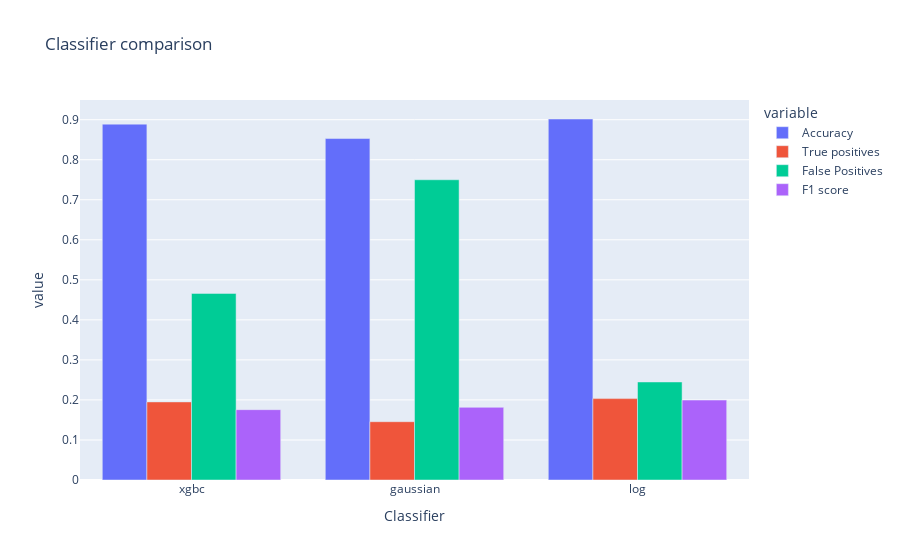

Write notebook code for a chart like this one.
### Code cell
fig = px.bar(classifer_score_df, y=['Accuracy', 'True positives', 'False Positives', 'F1 score'], x='Classifier', barmode='group', title='Classifier comparison')
fig.show()

display(HTML('''<ol>
            <li><strong>Accuracy</strong>: correctly predicted shots / total shots</li>
            <li><strong>True positives</strong>: correctly classified goals / actual goals</li>
            <li><strong>False positives</strong>: incorrectly classified goals / actual goals</li>
            <li><strong>F1 score</strong>: F1 score of the classifier</li>
        </ol><br>
        Accuracy is not a reliable metric in this case due to uneven label numbers.<br>
        We instead rely on F1 scores while keeping an eye on True positives and False positives.<br>
        F1 scores for all three models are similar, we focus on True positives as a secondary metric since 
        our aim is to correctly predict goals.
        <br><br>
        <strong>From the data we can conclude that a GradientBoostingClassifier is the best option for 
        this classification.</strong>'''))

### Figure 1 — Plotly figure (JSON) as saved in the notebook; plotly's stock layout.template omitted (floating-point values rounded to 4 significant figures)
{"data": [{"alignmentgroup": "True", "hovertemplate": "variable=Accuracy<br>Classifier=%{x}<br>value=%{y}<extra></extra>", "legendgroup": "Accuracy", "marker": {"color": "#636efa"}, "name": "Accuracy", "offsetgroup": "Accuracy", "orientation": "v", "showlegend": true, "textposition": "auto", "type": "bar", "x": ["xgbc", "gaussian", "log"], "xaxis": "x", "y": [0.8889, 0.8529, 0.9018], "yaxis": "y"}, {"alignmentgroup": "True", "hovertemplate": "variable=True positives<br>Classifier=%{x}<br>value=%{y}<extra></extra>", "legendgroup": "True positives", "marker": {"color": "#EF553B"}, "name": "True positives", "offsetgroup": "True positives", "orientation": "v", "showlegend": true, "textposition": "auto", "type": "bar", "x": ["xgbc", "gaussian", "log"], "xaxis": "x", "y": [0.1951, 0.1456, 0.2033], "yaxis": "y"}, {"alignmentgroup": "True", "hovertemplate": "variable=False Positives<br>Classifier=%{x}<br>value=%{y}<extra></extra>", "legendgroup": "False Positives", "marker": {"color": "#00cc96"}, "name": "False Positives", "offsetgroup": "False Positives", "orientation": "v", "showlegend": true, "textposition": "auto", "type": "bar", "x": ["xgbc", "gaussian", "log"], "xaxis": "x", "y": [0.4662, 0.75, 0.2449], "yaxis": "y"}, {"alignmentgroup": "True", "hovertemplate": "variable=F1 score<br>Classifier=%{x}<br>value=%{y}<extra></extra>", "legendgroup": "F1 score", "marker": {"color": "#ab63fa"}, "name": "F1 score", "offsetgroup": "F1 score", "orientation": "v", "showlegend": true, "textposition": "auto", "type": "bar", "x": ["xgbc", "gaussian", "log"], "xaxis": "x", "y": [0.1757, 0.1815, 0.1997], "yaxis": "y"}], "layout": {"barmode": "group", "legend": {"title": {"text": "variable"}, "tracegroupgap": 0}, "title": {"text": "Classifier comparison"}, "xaxis": {"anchor": "y", "domain": [0, 1], "title": {"text": "Classifier"}}, "yaxis": {"anchor": "x", "domain": [0, 1], "title": {"text": "value"}}}}
